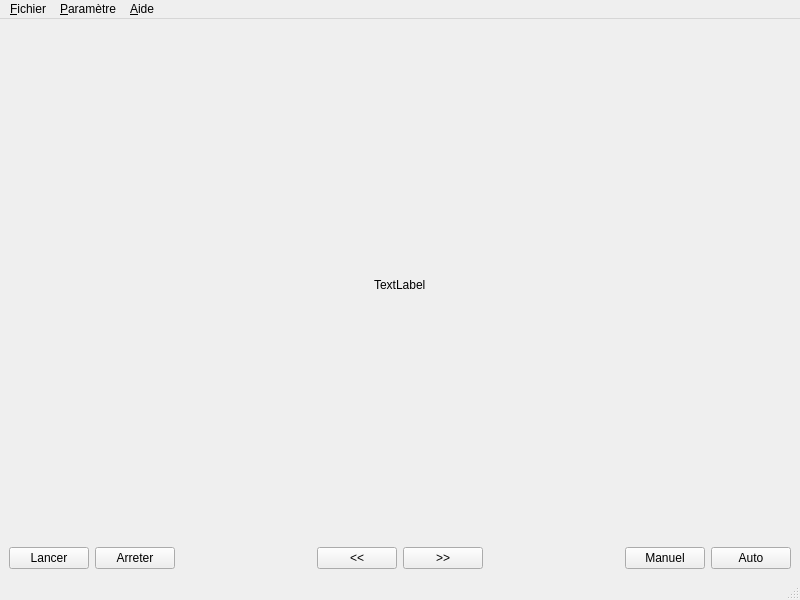
<?xml version="1.0" encoding="UTF-8"?>
<ui version="4.0">
 <class>lecteurvue</class>
 <widget class="QMainWindow" name="lecteurvue">
  <property name="geometry">
   <rect>
    <x>0</x>
    <y>0</y>
    <width>800</width>
    <height>600</height>
   </rect>
  </property>
  <property name="windowTitle">
   <string>lecteurvue</string>
  </property>
  <widget class="QWidget" name="centralwidget">
   <layout class="QVBoxLayout" name="verticalLayout" stretch="1,0">
    <item>
     <layout class="QHBoxLayout" name="horizontalLayout_3">
      <item>
       <spacer name="horizontalSpacer_3">
        <property name="orientation">
         <enum>Qt::Horizontal</enum>
        </property>
        <property name="sizeHint" stdset="0">
         <size>
          <width>40</width>
          <height>20</height>
         </size>
        </property>
       </spacer>
      </item>
      <item>
       <widget class="QLabel" name="lbImage">
        <property name="text">
         <string>TextLabel</string>
        </property>
       </widget>
      </item>
      <item>
       <spacer name="horizontalSpacer_4">
        <property name="orientation">
         <enum>Qt::Horizontal</enum>
        </property>
        <property name="sizeHint" stdset="0">
         <size>
          <width>40</width>
          <height>20</height>
         </size>
        </property>
       </spacer>
      </item>
     </layout>
    </item>
    <item>
     <layout class="QHBoxLayout" name="horizontalLayout">
      <item>
       <widget class="QPushButton" name="bLancer">
        <property name="text">
         <string>Lancer</string>
        </property>
       </widget>
      </item>
      <item>
       <widget class="QPushButton" name="bArreter">
        <property name="text">
         <string>Arreter</string>
        </property>
       </widget>
      </item>
      <item>
       <spacer name="horizontalSpacer">
        <property name="orientation">
         <enum>Qt::Horizontal</enum>
        </property>
        <property name="sizeHint" stdset="0">
         <size>
          <width>40</width>
          <height>20</height>
         </size>
        </property>
       </spacer>
      </item>
      <item>
       <widget class="QPushButton" name="bPrecedent">
        <property name="text">
         <string>&lt;&lt;</string>
        </property>
       </widget>
      </item>
      <item>
       <widget class="QPushButton" name="bSuivant">
        <property name="text">
         <string>&gt;&gt;</string>
        </property>
       </widget>
      </item>
      <item>
       <spacer name="horizontalSpacer_2">
        <property name="orientation">
         <enum>Qt::Horizontal</enum>
        </property>
        <property name="sizeHint" stdset="0">
         <size>
          <width>40</width>
          <height>20</height>
         </size>
        </property>
       </spacer>
      </item>
      <item>
       <widget class="QPushButton" name="bManuel">
        <property name="text">
         <string>Manuel</string>
        </property>
       </widget>
      </item>
      <item>
       <widget class="QPushButton" name="bAuto">
        <property name="text">
         <string>Auto</string>
        </property>
       </widget>
      </item>
     </layout>
    </item>
   </layout>
  </widget>
  <widget class="QMenuBar" name="menubar">
   <property name="geometry">
    <rect>
     <x>0</x>
     <y>0</y>
     <width>800</width>
     <height>25</height>
    </rect>
   </property>
   <widget class="QMenu" name="menu_Fichier">
    <property name="title">
     <string>&amp;Fichier</string>
    </property>
    <addaction name="actionQuitter"/>
   </widget>
   <widget class="QMenu" name="menu_Param_tre">
    <property name="title">
     <string>&amp;Paramètre</string>
    </property>
    <addaction name="actionCharger_diaporama"/>
    <addaction name="actionEnlever_diaporama"/>
    <addaction name="actionVitesse_de_defilement"/>
   </widget>
   <widget class="QMenu" name="menu_Aide">
    <property name="title">
     <string>&amp;Aide</string>
    </property>
    <addaction name="actionA_propos_de"/>
   </widget>
   <addaction name="menu_Fichier"/>
   <addaction name="menu_Param_tre"/>
   <addaction name="menu_Aide"/>
  </widget>
  <widget class="QStatusBar" name="statusbar"/>
  <action name="actionVitesse_de_defilement">
   <property name="text">
    <string>Vitesse de défilement</string>
   </property>
  </action>
  <action name="actionEnlever_diaporama">
   <property name="text">
    <string>Enlever diaporama</string>
   </property>
  </action>
  <action name="actionCharger_diaporama">
   <property name="text">
    <string>Charger diaporama</string>
   </property>
  </action>
  <action name="actionA_propos_de">
   <property name="text">
    <string>A propos de...</string>
   </property>
  </action>
  <action name="actionQuitter">
   <property name="text">
    <string>Quitter</string>
   </property>
  </action>
 </widget>
 <resources/>
 <connections/>
</ui>
